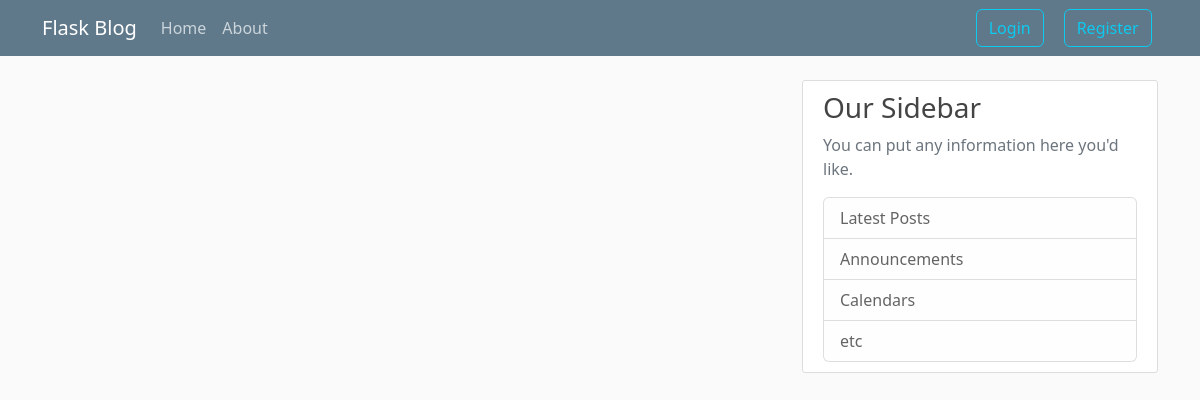
Page /home on the earlier database version.
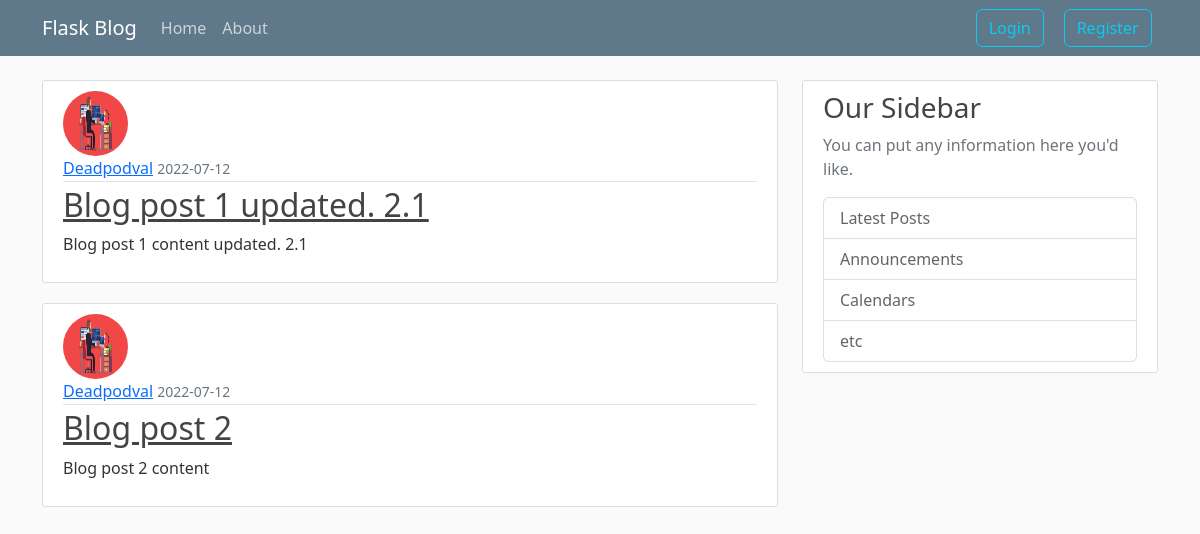
Same page on the later database version.
### flaskblog/models.py (models this page shows, shortened)
class Post(db.Model):
    id = db.Column(db.Integer, primary_key=True)
    title = db.Column(db.String(100), nullable=False)
    date_posted = db.Column(db.DateTime, nullable=False, default=datetime.utcnow())
    content = db.Column(db.Text, nullable=False)
    user_id = db.Column(db.Integer, db.ForeignKey('user.id'), nullable=False)

class User(db.Model, UserMixin):
    id = db.Column(db.Integer, primary_key=True)
    username = db.Column(db.String(20), unique=True, nullable=False)
    email = db.Column(db.String(120), unique=True, nullable=False)
    image_file = db.Column(db.String(20), nullable=False, default='default.jpg')
    password = db.Column(db.String(60), nullable=False)
    posts = db.relationship('Post', backref='author', lazy=True)

### flaskblog/routs.py (the view)
@app.route("/")
@app.route("/home")
def home():
    posts = Post.query.all()
    return render_template('home.html', posts=posts)

### flaskblog/templates/home.html
{% extends "layout.html" %}
{% block content %}
        {% for post in posts %}
                <article class="media content-section">
                  <img class="rounded-circle article-img" src="{{ url_for('static', filename='profile_pics/' + post.author.image_file) }}">
                  <div class="media-body">
                    <div class="article-metadata">
                      <a class="mr-2" href="#">{{ post.author.username }}</a>
                      <small class="text-muted">{{ post.date_posted.strftime('%Y-%m-%d') }}</small>
                    </div>
                    <h2><a class="article-title" href="{{ url_for('post', post_id=post.id) }}">{{ post.title }}</a></h2>
                    <p class="article-content">{{ post.content }}</p>
                  </div>
                </article>
        {% endfor %}
{% endblock %}

### flaskblog/templates/layout.html (shortened to what this page needs)
<!DOCTYPE html>
<html>
<head>
        <link href="https://cdn.jsdelivr.net/npm/bootstrap@5.2.0-beta1/dist/css/bootstrap.min.css"
              rel="stylesheet"
>
        <link rel="stylesheet" type="text/css" href="{{ url_for('static', filename='main.css') }}">
</head>
<body>
        <header class="site-header">
          <nav class="navbar navbar-expand-md navbar-dark bg-steel fixed-top">
            <div class="container">
              <a class="navbar-brand mr-4" href="/">Flask Blog</a>
              <div class="collapse navbar-collapse" id="navbarToggle">
                <div class="navbar-nav mr-auto">
                  <a class="nav-item nav-link" href="{{ url_for('home') }}">Home</a>
                  <a class="nav-item nav-link" href="{{ url_for('about') }}">About</a>
                </div>
                <div class="navbar-nav" style="margin-left: 300px;">
                    {% if current_user.is_authenticated %}
                            <a class="btn btn-outline-info" href="{{ url_for('new_post') }}">
                                New Post
                            </a>
                            <a class="nav-item nav-link" href="{{ url_for('account') }}" style="margin-left: 400px;">
                            {{ current_user.username }}
                            </a>
                        <a class="btn btn-outline-info" href="{{ url_for('logout') }}" style="margin-left: 50px;">Logout</a>
                    {% else %}
                        <a class="btn btn-outline-info" href="{{ url_for('login') }}" style="margin-left: 400px;">Login</a>
                        <a class="btn btn-outline-info" href="{{ url_for('register') }}" style="margin-left: 20px;">Register</a>
                    {% endif %}
                </div>
              </div>
            </div>
          </nav>
        </header>
        <main role="main" class="container">
          <div class="row">
            <div class="col-md-8">
                {% block content %}{% endblock %}
            </div>
            <div class="col-md-4">
              <div class="content-section">
                <h3>Our Sidebar</h3>
                <p class='text-muted'>You can put any information here you'd like.
                  <ul class="list-group">
                    <li class="list-group-item list-group-item-light">Latest Posts</li>
                    <li class="list-group-item list-group-item-light">Announcements</li>
                    <li class="list-group-item list-group-item-light">Calendars</li>
                    <li class="list-group-item list-group-item-light">etc</li>
                  </ul>
              </div>
            </div>
          </div>
        </main>
</body>
</html>

### flaskblog/static/main.css (style rules this page uses)
body { background: #fafafa; color: #333333; margin-top: 5rem; }
h1, h2, h3, h4, h5, h6 { color: #444444; }
.bg-steel { background-color: #5f788a; }
.site-header .navbar-nav .nav-link { color: #cbd5db; }
.content-section { background: #ffffff; padding: 10px 20px; border: 1px solid #dddddd; border-radius: 3px; margin-bottom: 20px; }
.article-title { color: #444444; }
.article-content { white-space: pre-line; }
.article-img { height: 65px; width: 65px; margin-right: 16px; }
.article-metadata { padding-bottom: 1px; margin-bottom: 4px; border-bottom: 1px solid #e3e3e3 }

Differences in the rows shown:
added Post: image_file (placeholder picture), author.username "Deadpodval", date_posted "2022-07-12", title "Blog post 1 updated. 2.1", content "Blog post 1 content updated. 2.1"
added Post: image_file (placeholder picture), author.username "Deadpodval", date_posted "2022-07-12", title "Blog post 2", content "Blog post 2 content"
